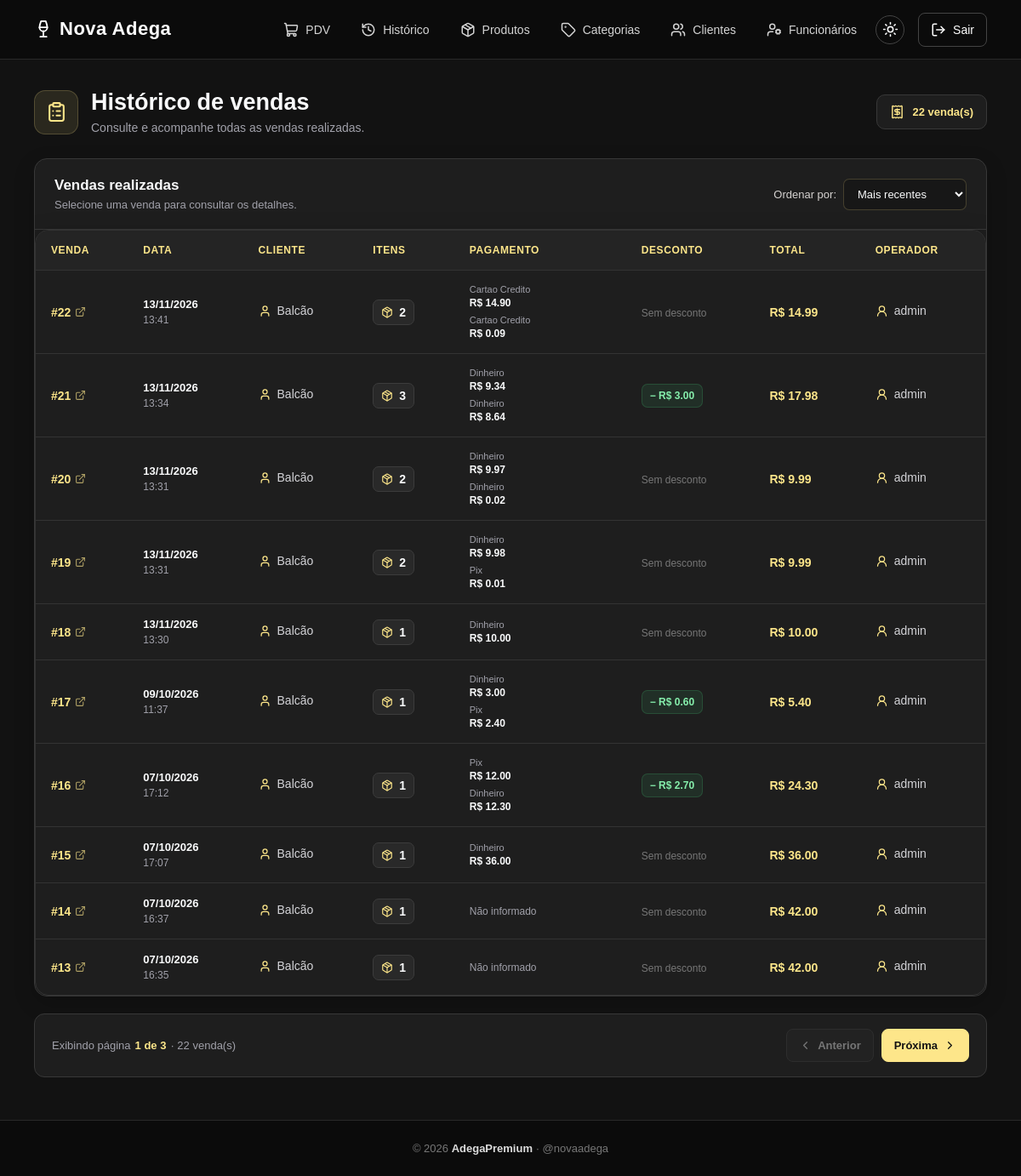
Page /pdv/historico (signed in) on the committed database.
### app/models/venda.py (models this page shows, shortened)
class Venda(Base):
    __tablename__ = "vendas"
    id = Column(Integer, primary_key=True, index=True)
    cliente_id = Column(
        Integer,
        ForeignKey("clientes.id", ondelete="SET NULL"),
        nullable=True
    )
    usuario_id = Column(
        Integer,
        ForeignKey("usuarios.id", ondelete="SET NULL"),
        nullable=True
    )
    total_bruto = Column(
        Float,
        nullable=False,
        default=0.0
    )
    total_liquido = Column(
        Float,
        nullable=False,
        default=0.0
    )
    desconto = Column(
        Float,
        nullable=False,
        default=0.0
    )
    tipo_desconto = Column(
        String(20),
        nullable=True
    )
    forma_pagamento_1 = Column(
        String(50),
        nullable=True
    )
    valor_pagamento_1 = Column(
        Float,
        nullable=False,
        default=0.0
    )
    forma_pagamento_2 = Column(
        String(50),
        nullable=True
    )
    valor_pagamento_2 = Column(
        Float,
        nullable=False,
        default=0.0
    )
    observacao = Column(
        String(255),
        nullable=True
    )
    criado_em = Column(
        DateTime,
        server_default=func.now()
    )
    cliente = relationship(
        "Cliente",
        back_populates="vendas"
    )
    usuario = relationship(
        "Usuario",
        backref="vendas"
    )
    itens = relationship(
        "ItemVenda",
        back_populates="venda",
        cascade="all, delete-orphan"
    )

### app/models/usuarios.py (models this page shows)
class Usuario(Base):
    __tablename__ = "usuarios"
    id = Column(Integer, primary_key=True, autoincrement=True)
    nome = Column(String(100), nullable=False)
    email = Column(String(150), unique=True, nullable=False)
    senha_hash = Column(String(255), nullable=False)
    role = Column(String(20), nullable=False, default="operador")
    ativo = Column(Boolean, default=True)
    criando_em = Column(DateTime, server_default=func.now())

### app/controllers/pdv_controller.py (the view)
@router.get("/historico")
def historico_vendas(
    request: Request,
    pagina: int = 1,
    ordenar: str = "recentes",
    db: Session = Depends(get_db),
    usuario=Depends(get_usuario_logado)
):
    por_pagina = 10
    pagina = max(1, pagina)
    ordenacoes = {
        "recentes": Venda.criado_em.desc(),
        "antigas": Venda.criado_em.asc(),
        "maior_valor": Venda.total_liquido.desc(),
        "menor_valor": Venda.total_liquido.asc(),
        "cliente_az": Cliente.nome.asc(),
        "cliente_za": Cliente.nome.desc(),
    }
    if ordenar not in ordenacoes:
        ordenar = "recentes"
    total_vendas = db.query(Venda).count()
    total_paginas = max(
        1,
        ceil(total_vendas / por_pagina)
    )
    pagina = min(pagina, total_paginas)
    consulta = db.query(Venda)
    if ordenar in ("cliente_az", "cliente_za"):
        consulta = consulta.outerjoin(
            Cliente,
            Venda.cliente_id == Cliente.id
        )
    vendas = (
        consulta
        .order_by(ordenacoes[ordenar], Venda.id.desc())
        .offset((pagina - 1) * por_pagina)
        .limit(por_pagina)
        .all()
    )
    return templates.TemplateResponse(
        request,
        "pdv/historico.html",
        {
            "request": request,
            "usuario": usuario,
            "vendas": vendas,
            "pagina": pagina,
            "total_paginas": total_paginas,
            "total_vendas": total_vendas,
            "ordenar": ordenar
        }
    )

### app/templates/pdv/historico.html (shortened to what this page needs)
{% extends "base.html" %}
{% block styles %}
<link rel="stylesheet" href="/static/CSS/pdv.css?v=10">
<link rel="stylesheet" href="/static/CSS/historico.css?v=3">
{% endblock %}
{% block content %}
<main class="pdv-container historico-page">
    <header class="historico-header">
        <div class="historico-titulo">
            <div class="historico-icone">
                <i data-lucide="clipboard-list"></i>
            </div>
            <div>
                <h1>Histórico de vendas</h1>
                <p>Consulte e acompanhe todas as vendas realizadas.</p>
            </div>
        </div>
        <div class="historico-contador">
            <i data-lucide="receipt"></i>
            <span>{{ total_vendas }} venda(s)</span>
        </div>
    </header>
    <section class="historico-card">
        <div class="historico-card-header">
            <div>
                <h2>Vendas realizadas</h2>
                <p>Selecione uma venda para consultar os detalhes.</p>
            </div>
            <div class="historico-controles">
                <form
                    method="GET"
                    action="/pdv/historico"
                    class="historico-filtro"
                >
                    <label for="ordenar">
                        Ordenar por:
                    </label>
                    <select
                        name="ordenar"
                        id="ordenar"
                        onchange="this.form.submit()"
                    >
                        <option value="recentes"
                            {% if ordenar == 'recentes' %}selected{% endif %}>
                            Mais recentes
                        </option>
                    </select>
                </form>
            </div>
        </div>
        <div class="pdv-table-container">
            <table class="pdv-table">
                <thead>
                    <tr>
                        <th>Venda</th>
                        <th>Data</th>
                        <th>Cliente</th>
                        <th>Itens</th>
                        <th>Pagamento</th>
                        <th>Desconto</th>
                        <th>Total</th>
                        <th>Operador</th>
                    </tr>
                </thead>
                <tbody>
                    {% for v in vendas %}
                    <tr>
                        <td>
                            <a
                                href="/pdv/venda/{{ v.id }}"
                                class="historico-venda-id"
                            >
                                #{{ v.id }}
                                <i data-lucide="external-link"></i>
                            </a>
                        </td>
                        <td>
                            <div class="historico-data">
                                <strong>
                                    {{ v.criado_em.strftime('%d/%m/%Y') }}
                                </strong>
                                <small>
                                    {{ v.criado_em.strftime('%H:%M') }}
                                </small>
                            </div>
                        </td>
                        <td>
                            <span class="historico-cliente">
                                <i data-lucide="user"></i>
                                {{ v.cliente.nome if v.cliente else "Balcão" }}
                            </span>
                        </td>
                        <td>
                            <span class="historico-itens">
                                <i data-lucide="package"></i>
                                {{ v.itens | length }}
                            </span>
                        </td>
                        <td>
                            <div class="historico-pagamentos">
                                {% if v.forma_pagamento_1 %}
                                <div class="historico-pagamento">
                                    <span>
                                        {{ v.forma_pagamento_1 | replace('_', ' ') | title }}
                                    </span>
                                    <strong>
                                        R$ {{ "%.2f"|format(v.valor_pagamento_1 or 0) }}
                                    </strong>
                                </div>
                                {% endif %}
                                {% if v.forma_pagamento_2 %}
                                <div class="historico-pagamento">
                                    <span>
                                        {{ v.forma_pagamento_2 | replace('_', ' ') | title }}
                                    </span>
                                    <strong>
                                        R$ {{ "%.2f"|format(v.valor_pagamento_2 or 0) }}
                                    </strong>
                                </div>
                                {% endif %}
                                {% if not v.forma_pagamento_1 and not v.forma_pagamento_2 %}
                                <span class="historico-sem-dado">
                                    Não informado
                                </span>
                                {% endif %}
                            </div>
                        </td>
                        <td>
                            {% if v.desconto and v.desconto > 0 %}
                            <span class="historico-desconto">
                                − R$ {{ "%.2f"|format(v.desconto) }}
                            </span>
                            {% else %}
                            <span class="historico-sem-desconto">
                                Sem desconto
                            </span>
                            {% endif %}
                        </td>
                        <td>
                            <strong class="historico-total">
                                R$ {{ "%.2f"|format(v.total_liquido) }}
                            </strong>
                        </td>
                        <td>
                            <span class="historico-operador">
                                <i data-lucide="user-round"></i>
                                {{ v.usuario.nome if v.usuario else "—" }}
                            </span>
                        </td>
                    </tr>
                    {% endfor %}
                </tbody>
            </table>
        </div>
    </section>
    <nav
        class="historico-paginacao"
        aria-label="Paginação do histórico de vendas"
    >
        <div class="historico-paginacao-info">
            <span>Exibindo página</span>
            <strong>
                {{ pagina }} de {{ total_paginas }}
            </strong>
            <span>
                · {{ total_vendas }} venda(s)
            </span>
        </div>
        <div class="historico-paginacao-botoes">
            {% if pagina > 1 %}
            <a
                class="historico-btn-pagina"
                href="/pdv/historico?pagina={{ pagina - 1 }}&ordenar={{ ordenar }}"
            >
                <i data-lucide="chevron-left"></i>
                Anterior
            </a>
            {% else %}
            <span class="historico-btn-pagina desabilitado">
                <i data-lucide="chevron-left"></i>
                Anterior
            </span>
            {% endif %}
            {% if pagina < total_paginas %}
            <a
                class="historico-btn-pagina proxima"
                href="/pdv/historico?pagina={{ pagina + 1 }}&ordenar={{ ordenar }}"
            >
                Próxima
                <i data-lucide="chevron-right"></i>
            </a>
            {% else %}
            <span class="historico-btn-pagina desabilitado">
                Próxima
                <i data-lucide="chevron-right"></i>
            </span>
            {% endif %}
        </div>
    </nav>
</main>
{% endblock %}

### app/static/CSS/home.css (style rules this page uses)
* { box-sizing: border-box; }
html { min-height: 100%; overflow-y: scroll; }
body { margin: 0; padding: 0; min-height: 100vh; font-family: Arial, Helvetica, sans-serif; background: #121212; color: #f9fafb; display: flex; flex-direction: column; }

### app/static/CSS/pdv.css (style rules this page uses)
:root { --pdv-preto: #121212; --pdv-card: #1E1E1E; --pdv-campo: #171717; --pdv-borda: #383838; --pdv-amarelo: #FDE68A; --pdv-amarelo-hover: #FEF3C7; --pdv-texto: #F9FAFB; --pdv-secundario: #A1A1AA; }
.pdv-container { width: 100%; max-width: 1500px; min-height: calc(100vh - 70px - 69px); margin: 0 auto; padding: 35px 40px 50px; box-sizing: border-box; }
.pdv-table-container { width: 100%; overflow-x: auto; background: #1E1E1E; border: 1px solid #333333; border-radius: 16px; box-shadow: 0 10px 30px rgba(0, 0, 0, 0.25); }
.pdv-table { width: 100%; border-collapse: collapse; color: #F9FAFB; font-size: 14px; }
.pdv-table thead { background: #242424; }
.pdv-table th { padding: 16px 18px; color: #FDE68A; font-size: 12px; font-weight: 700; text-align: left; text-transform: uppercase; letter-spacing: 0.6px; border-bottom: 1px solid #333333; white-space: nowrap; }
.pdv-table td { padding: 16px 18px; border-bottom: 1px solid #333333; color: #D4D4D8; vertical-align: middle; }
.pdv-table tbody tr { transition: background 0.2s; }
.pdv-table tbody tr:last-child td { border-bottom: none; }

### app/static/CSS/responsivo.css (style rules this page uses)
* { box-sizing: border-box; }
html { width: 100%; min-width: 0; overflow-x: clip; }
body { width: 100%; min-width: 0; max-width: 100%; margin: 0; }
button, input, select, textarea { max-width: 100%; font: inherit; }
h1, h2, h3, p, td, th, label { overflow-wrap: anywhere; }
.home-container, .container, .conteudo, .pdv-container { width: 100%; max-width: 1500px; margin-left: auto; margin-right: auto; box-sizing: border-box; }

### rows in the picture
Venda: id "22", criado_em "13/11/2026", criado_em "13:41", cliente "Balcão", itens|length "2", forma_pagamento_1 "Cartao Credito", valor_pagamento_1 "14.90", forma_pagamento_2 "Cartao Credito", valor_pagamento_2 "0.09", desconto "Sem desconto", total_liquido "14.99", usuario "admin"
Venda: id "21", criado_em "13/11/2026", criado_em "13:34", cliente "Balcão", itens|length "3", forma_pagamento_1 "Dinheiro", valor_pagamento_1 "9.34", forma_pagamento_2 "Dinheiro", valor_pagamento_2 "8.64", desconto "3.00", total_liquido "17.98", usuario "admin"
Venda: id "20", criado_em "13/11/2026", criado_em "13:31", cliente "Balcão", itens|length "2", forma_pagamento_1 "Dinheiro", valor_pagamento_1 "9.97", forma_pagamento_2 "Dinheiro", valor_pagamento_2 "0.02", desconto "Sem desconto", total_liquido "9.99", usuario "admin"
Venda: id "19", criado_em "13/11/2026", criado_em "13:31", cliente "Balcão", itens|length "2", forma_pagamento_1 "Dinheiro", valor_pagamento_1 "9.98", forma_pagamento_2 "Pix", valor_pagamento_2 "0.01", desconto "Sem desconto", total_liquido "9.99", usuario "admin"
Venda: id "18", criado_em "13/11/2026", criado_em "13:30", cliente "Balcão", itens|length "1", forma_pagamento_1 "Dinheiro", valor_pagamento_1 "10.00", desconto "Sem desconto", total_liquido "10.00", usuario "admin"
Venda: id "17", criado_em "09/10/2026", criado_em "11:37", cliente "Balcão", itens|length "1", forma_pagamento_1 "Dinheiro", valor_pagamento_1 "3.00", forma_pagamento_2 "Pix", valor_pagamento_2 "2.40", desconto "0.60", total_liquido "5.40", usuario "admin"
Venda: id "16", criado_em "07/10/2026", criado_em "17:12", cliente "Balcão", itens|length "1", forma_pagamento_1 "Pix", valor_pagamento_1 "12.00", forma_pagamento_2 "Dinheiro", valor_pagamento_2 "12.30", desconto "2.70", total_liquido "24.30", usuario "admin"
Venda: id "15", criado_em "07/10/2026", criado_em "17:07", cliente "Balcão", itens|length "1", forma_pagamento_1 "Dinheiro", valor_pagamento_1 "36.00", desconto "Sem desconto", total_liquido "36.00", usuario "admin"
Venda: id "14", criado_em "07/10/2026", criado_em "16:37", cliente "Balcão", itens|length "1", shows "Não informado", desconto "Sem desconto", total_liquido "42.00", usuario "admin"
Venda: id "13", criado_em "07/10/2026", criado_em "16:35", cliente "Balcão", itens|length "1", shows "Não informado", desconto "Sem desconto", total_liquido "42.00", usuario "admin"

### other values in the picture
{{ total_vendas }} "22"
{{ pagina }} "1"
{{ total_paginas }} "3"
